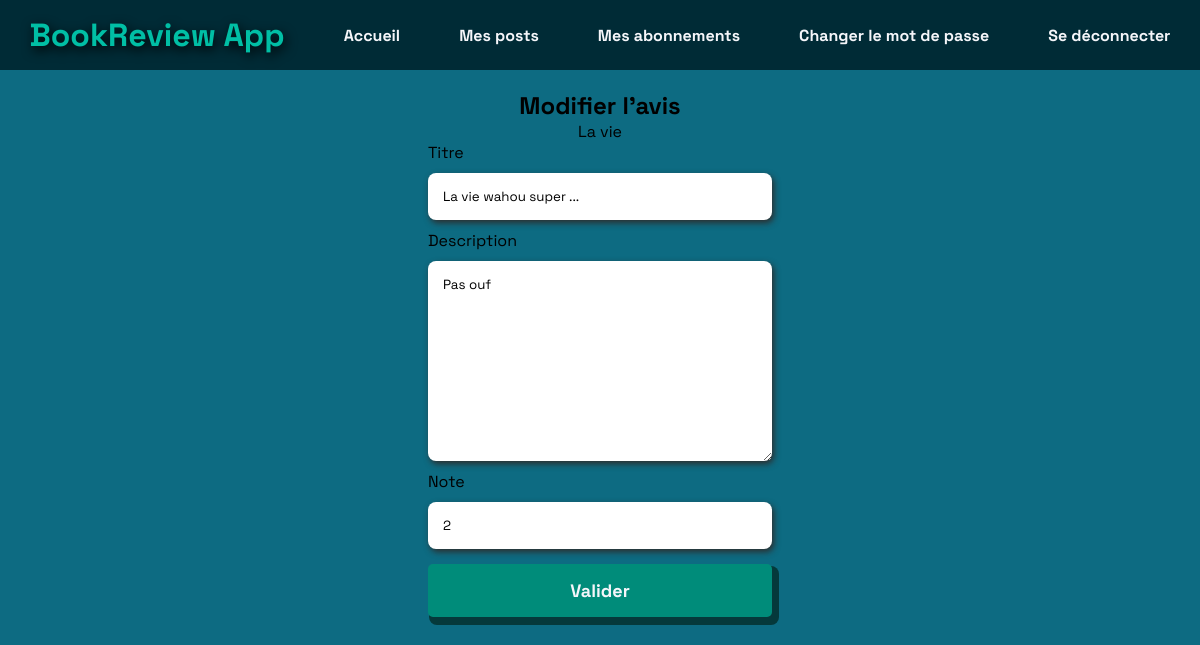
Page /review/4/update (signed in) on the committed database.
### review/models.py (models this page shows, shortened)
class Ticket(models.Model):
    title = models.CharField(max_length=128)
    description = models.TextField(max_length=2048, blank=True)
    user = models.ForeignKey(settings.AUTH_USER_MODEL, on_delete=models.CASCADE)
    image = models.ImageField(null=True, blank=True)
    date_created = models.DateTimeField(auto_now_add=True)
    IMAGE_MAX_SIZE = (300, 600)

class Review(models.Model):
    ticket = models.ForeignKey(to=Ticket, on_delete=models.CASCADE)
    rating = models.PositiveSmallIntegerField(validators=[MinValueValidator(0), MaxValueValidator(5)])
    headline = models.CharField(max_length=128)
    body = models.TextField(max_length=8192, blank=True)
    user = models.ForeignKey(settings.AUTH_USER_MODEL, on_delete=models.CASCADE)
    date_created = models.DateTimeField(auto_now_add=True)

### review/views.py (the view, shortened to what this page needs)
# urls.py: path('review/<int:review_id>/update', login_required(review.views.ReviewUpdate.as_view()), name='review-update'),
class ReviewUpdate(View):
    review_form_class = forms.ReviewForm
    def get(self, request, review_id):
        ticket = get_object_or_404(Ticket, review__pk=review_id)
        review = get_object_or_404(Review, id=review_id)
        review_form = self.review_form_class(instance=review)
        if request.user != review.user:
            return redirect('tickets_reviews_feed')
        context = {
            "ticket": ticket,
            "review_form": review_form,
        }
        return render(request, 'review/review_update.html', context)

### review/forms.py
class ReviewForm(forms.ModelForm):
    def __init__(self, *args, **kwargs):
        super().__init__(*args, **kwargs)
        self.fields['headline'].widget.attrs.update({'class': 'input_headline', "placeholder": " "})
        self.fields['headline'].label = "Titre"
        self.fields['body'].widget.attrs.update({'class': 'input_body', "placeholder": " "})
        self.fields['body'].label = "Description"
        self.fields['rating'].widget.attrs.update({'class': 'input_rating'})
        self.fields['rating'].label = "Note"
    class Meta:
        model = Review
        fields = ['headline', 'body', 'rating']

### review/templates/review/review_update.html (shortened to what this page needs)
{% extends "base.html" %}
{% load static %}
{% block statics %}
    <link rel="stylesheet" type="text/css" href="{% static 'review/styles.css' %}?{% now "U" %}">
{% endblock %}
{% block content %}
    <div class="bloc-form-container">
    <h2 class="title-form">Modifier l'avis</h2>
        <p>{{ ticket.title }}</p>
        <form method="post" enctype="multipart/form-data">
            <div class="input-field">
                <label class="input-label" for="headline">{{ review_form.headline.label }}</label>
                {{ review_form.headline }}
            </div>
            <div class="input-field">
                <label class="input-label" for="body">{{ review_form.body.label }}</label>
                {{ review_form.body }}
            </div>
            <div class="input-field">
                <label class="input-label" for="rating">{{ review_form.rating.label }}</label>
                {{ review_form.rating }}
            </div>
            <button type="submit" class="btn-validate">Valider</button>
        </form>
    </div>
{% endblock %}

### static/base/styles.css (style rules this page uses)
* { margin: 0; padding: 0; box-sizing: border-box; -webkit-font-smoothing: antialiased; font-family: 'Space Grotesk', sans-serif; }

### review/static/review/styles.css (style rules this page uses)
body { background-color: #0D6B82; }
.btn-ticket, .btn-to-follow, .btn-followed, .btn-validate { width: 150px; padding: 15px; background: rgba(0, 140, 122, 1); border-radius: 5px; margin: 5px 0; box-shadow: 4px 5px 0 3px #05393b; border: none; cursor: pointer; transition: all 0.2s linear; color: #f5f6fa; font-weight: 900; font-size: 18px; position: relative; top: 0; left: 0; }
.bloc-form-container { display: flex; flex-direction: column; align-items: center; margin: 20px 0; }
.input-field { display: flex; flex-direction: column; }
.btn-validate { width: 100%; }
.title-form { text-align: center; }
.input_headline, .input_body, .input_rating { padding: 15px; border-radius: 8px; border: none; box-shadow: 2px 3px 6px 0 #2e2d2d; margin: 10px 0; }

### rows in the picture
Ticket: title "La vie"
Review: headline "La vie wahou super ...", body "Pas ouf", rating "2"

### other values in the picture
{{ review_form.headline.label }} "Titre"
{{ review_form.body.label }} "Description"
{{ review_form.rating.label }} "Note"
